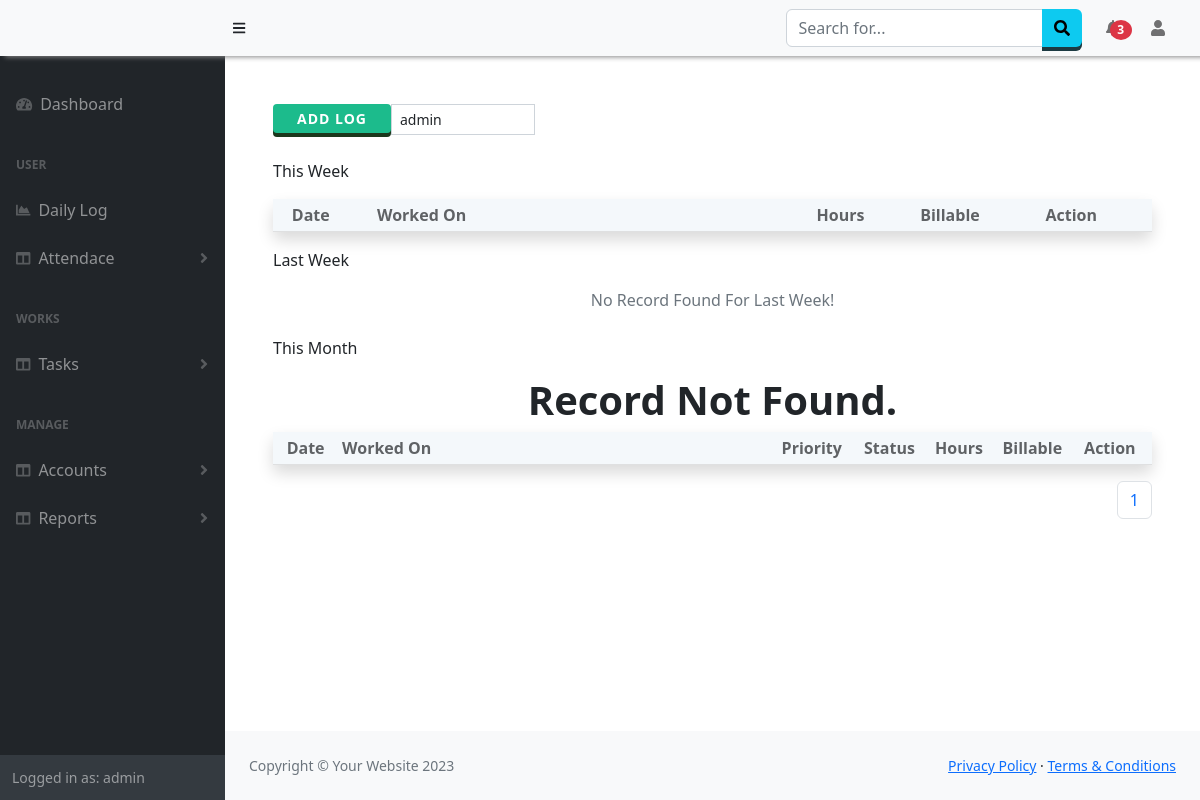
Before: /Worklog/dailylog/ (signed in) with the older database file.
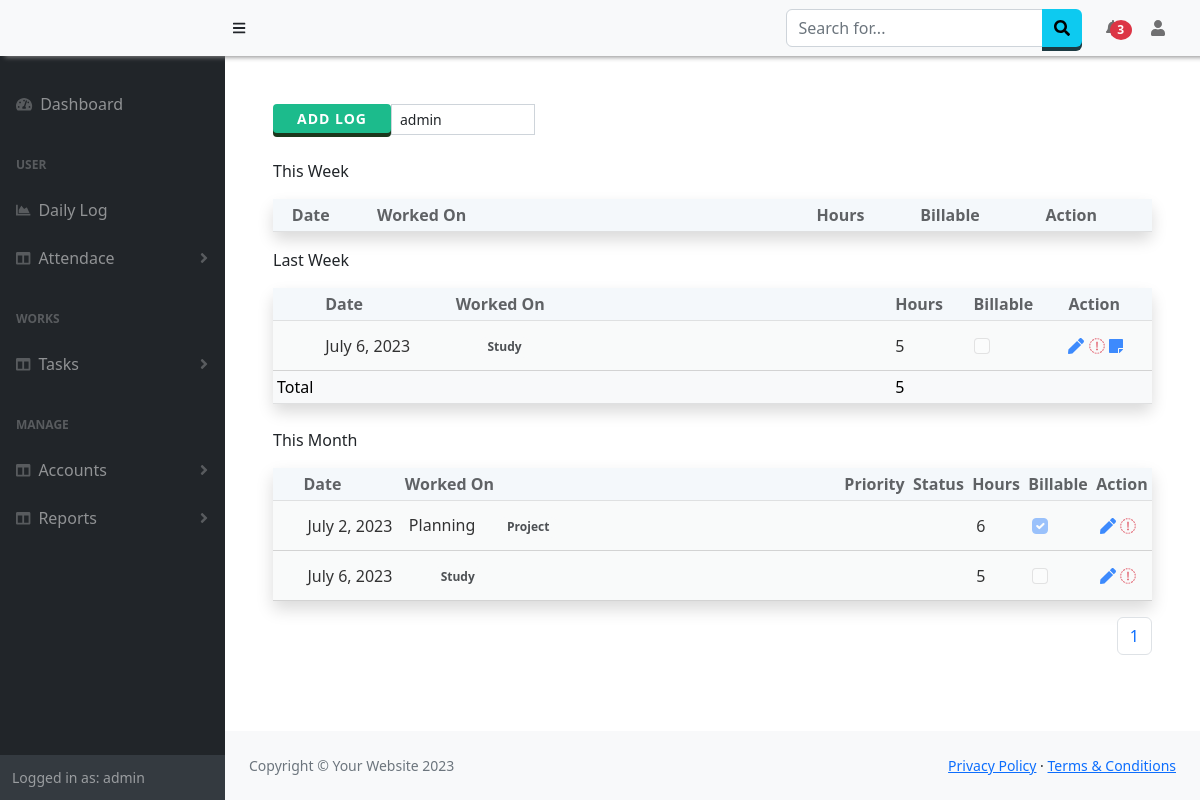
After: the same page with the newer database file.
### emp_worklog/models.py (models this page shows, shortened)
class worklog(models.Model):
  User = models.ForeignKey(User,on_delete=models.CASCADE)
  Date = models.DateField(default=timezone.now)
  TaskType = models.ForeignKey(tasktype, on_delete=models.CASCADE,default=None,null=True)
  project_id = models.ForeignKey(SubProject,null=True,on_delete=models.SET_NULL,default=None)
  task = models.ForeignKey(Ticket,null=True,on_delete=models.SET_NULL,default=None)
  Workdone = models.CharField(max_length=255)
  Hours = models.PositiveIntegerField(default=0)
  Billable = models.BooleanField("Billable", default=False, null=True)

class tasktype(models.Model):
  TaskType=models.CharField(max_length=100, null=False)

### Project/models.py (models this page shows, shortened)
class SubProject(models.Model):
    project = models.ForeignKey(Project,on_delete=models.CASCADE)
    name = models.CharField(max_length=250,null=False)
    details = models.CharField(max_length=500,null=True)
    assigned_to = models.ForeignKey(User,on_delete=models.CASCADE)
    hour = models.DecimalField(null=True,decimal_places=2,max_digits=5)
    hours_done = models.DecimalField(null=True,decimal_places=2,max_digits=5,default=None)

### emp_worklog/views.py (the view, shortened to what this page needs)
# urls.py: path('dailylog/', views.dailylog, name='dailylog'),
@csrf_exempt
def dailylog(request):
    getTeam_users = checkTeams(request)
    allusers = User.objects.filter(pk__in=getTeam_users[0])
    task =tasktype.objects.all().values()
    date = datetime.today().weekday()
    if date == 0: #0=monday
        today = datetime.today()#-timedelta(days=1)#datetime.today()
    else:
        today = datetime.today()
    lastMonday = today + relativedelta(weekday=MO(-1))
    nextMonday = today + relativedelta(weekday=MO(1))
    all_data=worklog.objects.filter(User = request.user,Date__month=today.month)
    paginator=Paginator(all_data,10)
    page_number=request.GET.get('page')
    page_datafinal=paginator.get_page(page_number)
    totalpage=page_datafinal.paginator.num_pages
    if request.method == 'GET':
        thisweekdata = worklog.objects.filter(User = request.user,Date__range=(lastMonday,nextMonday))
        lastMonday2 = today + relativedelta(weekday=MO(-2))
        lastweekdata = worklog.objects.filter(User = request.user,Date__range=(lastMonday2,lastMonday-timedelta(days=1)))
        context= {
            'all_data':all_data,
            'tasktype':task,
            'lastweekdata':lastweekdata,
            'lastweektotal':lastweekdata.aggregate(Sum('Hours')),
            'thisweekdata':thisweekdata,
            'thisweektotal':thisweekdata.aggregate(Sum('Hours')),
            'is_team':getTeam_users[1],
            'all_data':page_datafinal,
            'totalpage':[n+1 for n in range(totalpage)],
            'users':allusers
        }
        return render(request, 'dailylog.html', context)

### Manager/views.py (called while the page is built)
def checkTeams(request):
    is_team = False
    if request.user.is_superuser:
        users = User.objects.all()
        is_team=True
    else:
        u_teams = TeamLeads.objects.values('team').filter(lead=request.user)
        if u_teams != None:
            is_team=True
            users = TeamUsers.objects.values('user').filter(team__in=u_teams)
    return users,is_team

### emp_worklog/templates/dailylog.html (shortened to what the changed rows need)
{% extends "base.html" %}
{% block script %}
<link href="https://cdn.datatables.net/1.13.5/css/jquery.dataTables.min.css" rel="stylesheet" />
{% endblock %}
{% block content %}
    <div class="">
        <div class="table-wrapper">
			<div class=" table-responsive-sm">
				<table class="table  table-sm table-hover table-light shadow rounded" id="thisweeklogTable" >
					<thead>
						<tr class="align-middle ">
							<th></th>
							<th>Date</th>
							<th class="w-50">Worked On</th>
							<th>Hours</th>
							<th>Billable</th>
							<th>Action</th>
						</tr>
					</thead>
				</table>
			<div>
			<div class=" table-responsive-sm mt-2">
				<p class="mt-2">Last Week</p>
				{% if lastweekdata %}
				<table class="table display  table-sm table-hover table-light shadow rounded" id="weeklogTable" >
					<thead>
						<tr>
							<th></th>
							<th>Date</th>
							<th class="w-50">Worked On</th>
							<th>Hours</th>
							<th>Billable</th>
							<th>Action</th>
						</tr>
					</thead>
					<tbody>
						{% for d in lastweekdata %}
						<tr style="height:50px;opacity:0.8;" class="align-middle" id="{{d.id}}">
							<td class="p-2 details-control">
							</td>
							<td>{{d.Date}}</td>
							<td class="w-25">
								{% if d.project_id != None %}{{d.project_id.name}}{% else %}{{d.task.ticket_name}} {% endif %}<span class="badge bg-light text-dark ms-4">{{d.TaskType.TaskType}}</span>
							</td>
							<td>{{d.Hours}}</td>
							<td><input disabled class="form-check-input" type="checkbox" {% if d.Billable != True %}{% else %}Checked{% endif %} /></td>
							<td>
								<a onclick="getLog({{d.id}})"><i class="fas fa-solid fa-pen text-primary"></i></a>
								<a  data-bs-toggle="modal" data-bs-target="#deleteLog"><i class="fas fa-sharp fa-solid fa-trash text-danger"></i></a>
								<a ><i class="fas fa-sticky-note text-primary"></i></a>
							</td>
						</tr>
						{% endfor %}
					</tbody>
					<tfoot>
						<tr>
							<td colspan="3">Total</td>
							<td colspan="3">
								{{lastweektotal.Hours__sum}}
							</td>
						</tr>
					</tfoot>
				</table>
				{% else %}
				<div class="align-center text-center text-secondary">No Record Found For Last Week!</div>
				{% endif %}
			</div>
			<div class=" table-responsive-sm mt-4">
				<table class="table display table-sm table-hover table-light shadow" id="logTable" >
					<thead>
						<tr>
							<th></th>
							<th scope="col" class="">Date</th>
							<th scope="col" class="w-50">Worked On</th>
							<th scope="col">Priority</th>
							<th scope="col">Status</th>
							<th scope="col">Hours</th>
							<th scope="col">Billable</th>
							<th scope="col">Action</th>
						</tr>
					</thead>
					<tbody>
						{% for d in all_data %}
						<tr class="align-middle" style="height:50px;font-weight:400;" >
							<td class="details-control">
							</td>
							<td class="p-2">{{d.Date}}</td>
							<td class="w-25 p-2">{% if d.project_id != None %}{{d.project_id.name}}{% else %}{{d.task.ticket_name}} {% endif %}<span class="badge bg-light text-dark ms-4">{{d.TaskType.TaskType}}</span></td>
							<td class="p-2">
							</td>
							<td class="p-2">
							</td>
							<td class="p-2">{{d.Hours}}</td>
							<td class="p-2"><input disabled class="form-check-input" type="checkbox" {% if d.Billable != True %}{% else %}Checked{% endif %} /></td>
							<td class="p-2">
								<a onclick="getLog({{d.id}})"><i class="fas fa-solid fa-pen text-primary"></i></a>
								<a  data-bs-toggle="modal" data-bs-target="#deleteLog"><i class="fas fa-sharp fa-solid fa-trash text-danger"></i></a>
							</td>
						</tr>
						{% empty %}
						<center><h1><b>Record Not Found.</b></h1></center>
						{% endfor %}
					</tbody>
				</table>
				<div class="clearfix" style="display: flex; justify-content: right;">
					<nav aria-label="...">
						<ul class="pagination">
							{% for n in totalpage %}
							<li class="page-item"><a href="/Worklog/dailylog/?page={{n}}"  class="page-link">{{n}}</a></li>
							{% endfor %}
						</ul>
					</nav>
				</div>
			</div>
        </div>
    </div>
{% endblock %}

Changed rows visible on the page:
added worklog: Date "July 6, 2023", TaskType.TaskType "Study", Hours "5"
added worklog: Date "July 2, 2023", project_id.name "Planning", TaskType.TaskType "Project", Hours "6", Billable "☑"
Other visible differences:
{{ lastweektotal.Hours__sum }}: (not shown) → "5"
text no longer shown: "No Record Found For Last Week! Record Not Found."
text now shown: "Date Worked On Hours Billable Action Total"
